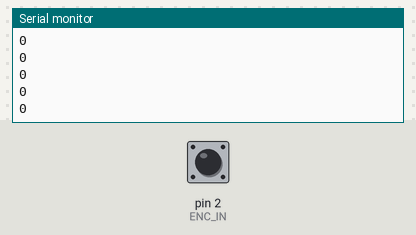
A sketch run on a simulated Arduino Uno, built with avr-gcc and run on an emulated ATmega328P. Parts: the last lines printed to the serial monitor. Inputs (shaded band) come from the test bench; at power-on: pin 2 (ENC_IN) HIGH.

Above: at 1.2 s.
1.3 s: pin 2 (ENC_IN) pulled LOW for 0.15 s
At 2.4 s:
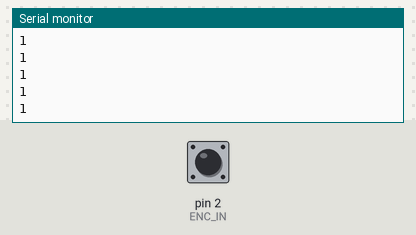
2.9 s: pin 2 (ENC_IN) pulled LOW for 1 s
5.4 s: pin 2 (ENC_IN) pulled LOW for 0.15 s
At 6.4 s:
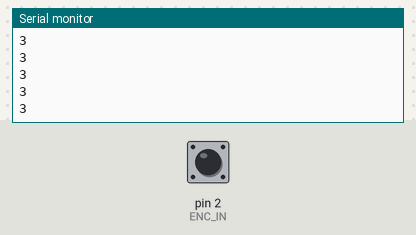
Timing chart, 0 to 7.8 s (numbered marks = the images above; inputs shaded):
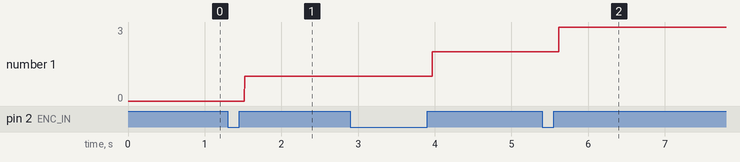

The sketch:

Encoder_test.ino
```cpp
#define ENC_IN 2
volatile long encoderValue = 0;

void setup() {
 pinMode(ENC_IN, INPUT_PULLUP);
  attachInterrupt(digitalPinToInterrupt(ENC_IN), updateEncoder, RISING);
Serial.begin(9600);

}

void loop() {
Serial.println(encoderValue);
}
void updateEncoder()
{
  encoderValue++;
}
```

Measured:
- after the input at 1.3 s, the serial monitor: prints a new line after 0.22 s (image 1)
- after the input at 5.4 s, the serial monitor: prints a new line after 0.22 s (image 2)
- plotted number 1: 0 → 1 after the input at 1.3 s, 1 → 2 after the input at 2.9 s, 2 → 3 after the input at 5.4 s
